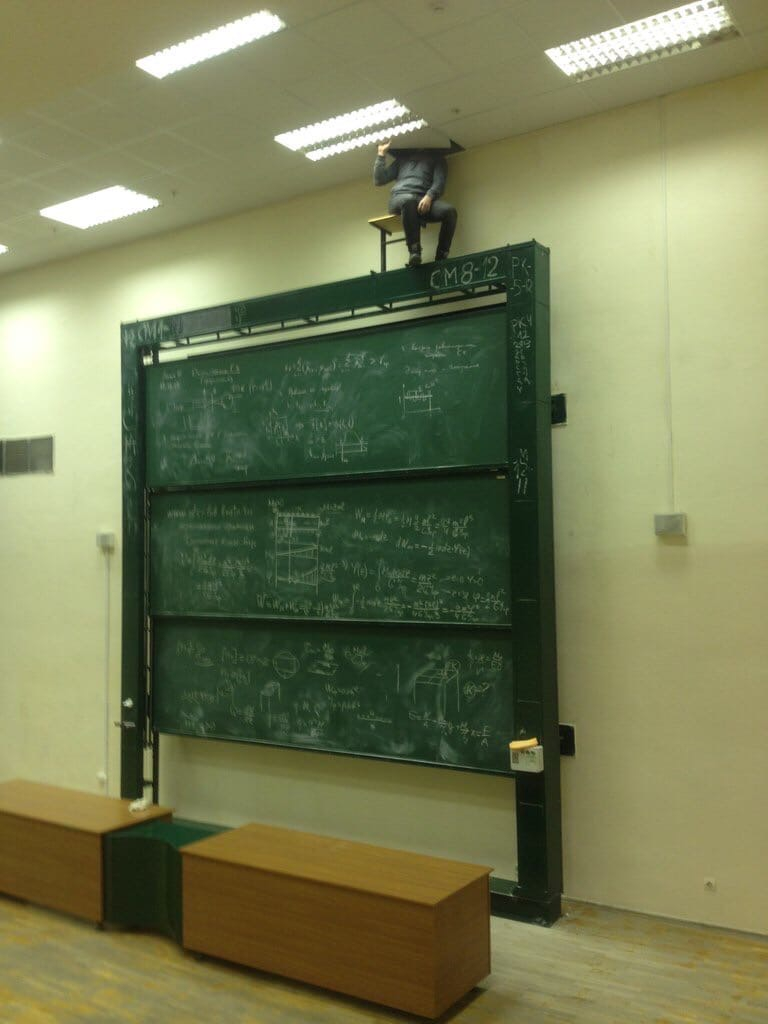
#> input picture 9.1/1.jpg, 768 x 1024 px; its folder holds 4 pictures in this run
$ python laba9.py
#> lines starting #> are read from the running program, lines starting #| are printed output that depends on the picture
import os
import glob
from PIL import ImageFilter, Image
os.chdir("9.1")
a=os.getcwd() #копируем путь
if not os.path.isdir("new"):
    os.mkdir("new")
for img in glob.glob('*.jpg'):
     with Image.open(img) as im:
#> im is the input picture: PIL image 768x1024 RGB; mean R, G, B 118.7, 123.8, 84.8
         im.load()
         lart = im.filter(ImageFilter.FIND_EDGES)
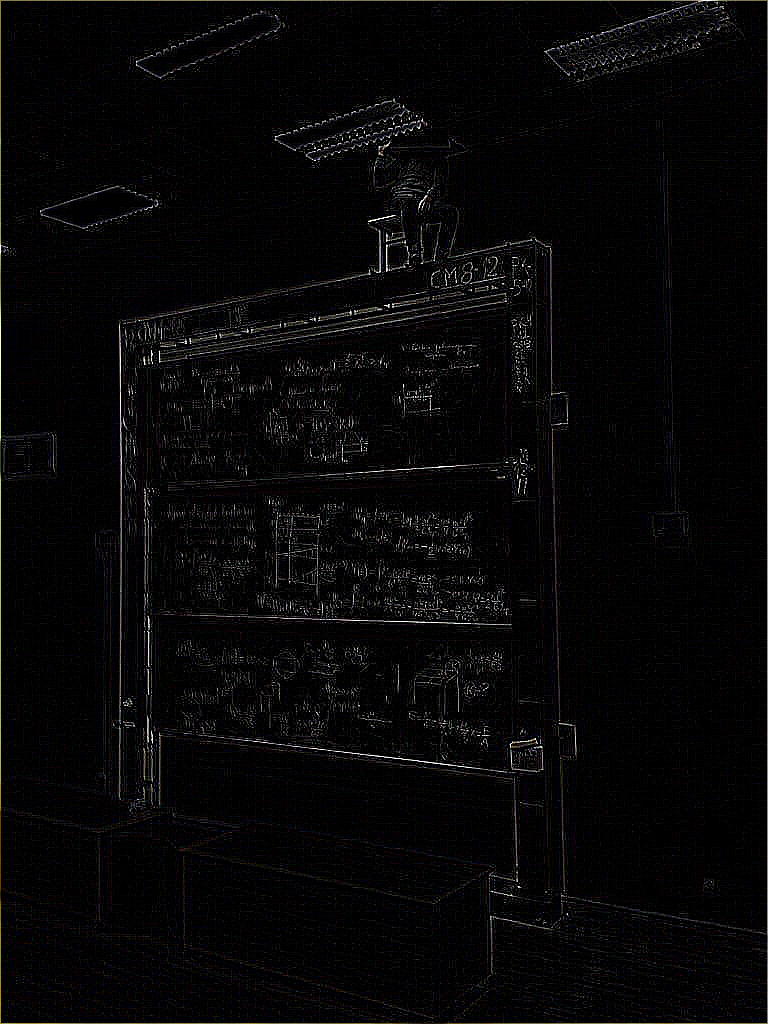
#> lart: PIL image 768x1024 RGB; mean R, G, B 6.9, 6.8, 6.8
         os.chdir("new")
         lart.save("new_" + img)
         os.chdir(a)
#> pass 2 of the loop `for img in glob.glob('*.jpg'):`:
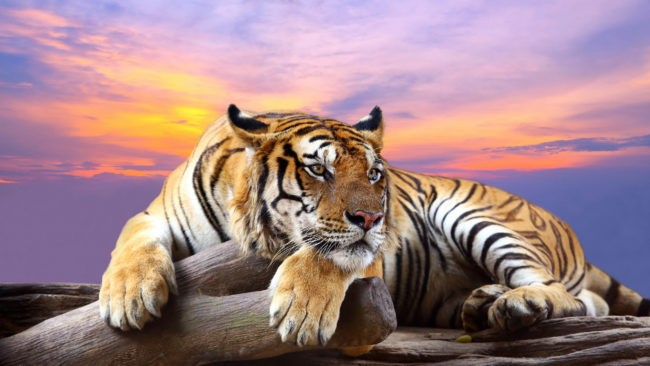
#> input picture 9.1/2.jpg, 650 x 366 px
#> im is the input picture: PIL image 650x366 RGB; mean R, G, B 162, 131.5, 135.9
#> `lart = im.filter(ImageFilter.FIND_EDGES)`:
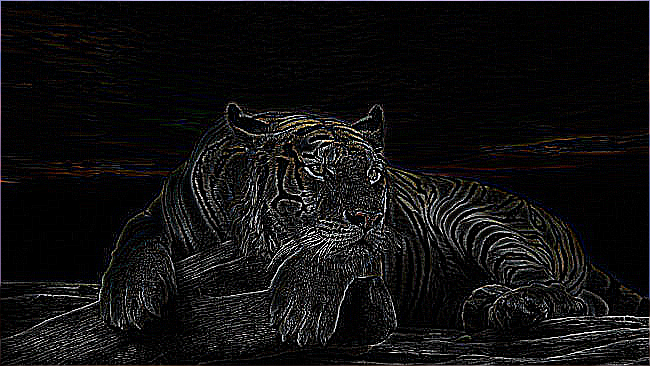
#> lart: PIL image 650x366 RGB; mean R, G, B 17, 16.4, 16.7
#> pass 3 of the loop `for img in glob.glob('*.jpg'):`:
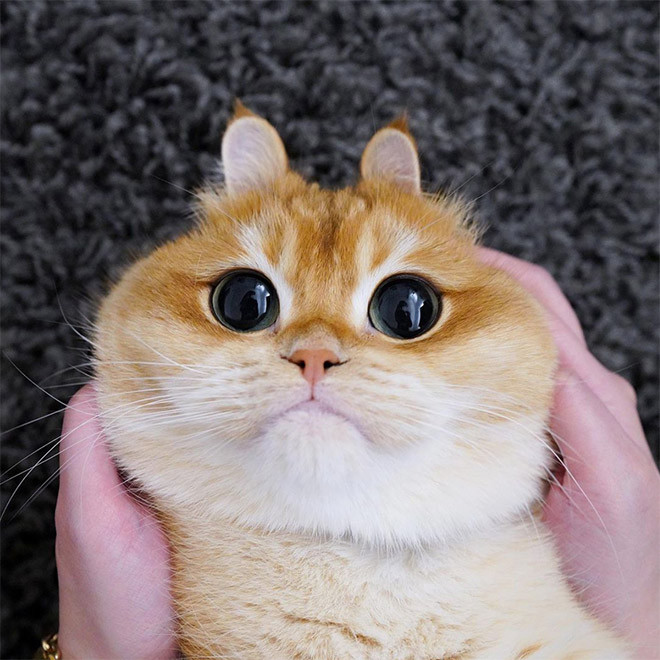
#> input picture 9.1/3.jpg, 660 x 660 px
#> im is the input picture: PIL image 660x660 RGB; mean R, G, B 130.3, 118.2, 116
#> `lart = im.filter(ImageFilter.FIND_EDGES)`:
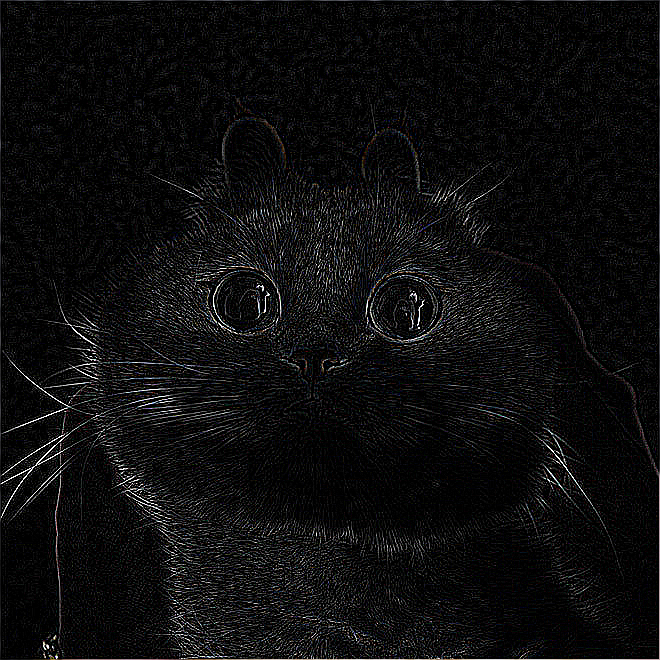
#> lart: PIL image 660x660 RGB; mean R, G, B 13.6, 13.5, 13.9
#> the loop made 4 passes; the first 3 are shown


def zadacha3():
    import csv
    otvet='Нужно купить:\n'
    summa=0
#> (the run stopped early here; a loop or call above may not have finished)
